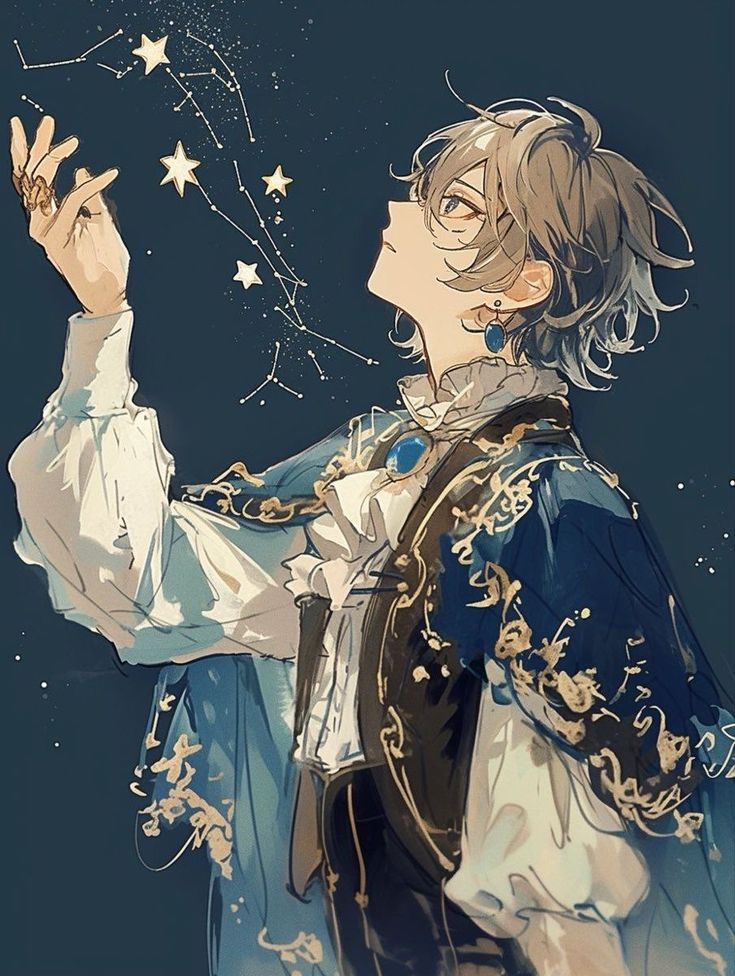
#> input picture sample.png, 735 x 976 px
$ python compare_knn.py
#> lines starting #> are read from the running program, lines starting #| are printed output that depends on the picture
### mosaic_core.py
"""mosaic_core.py - Fungsi inti photomosaic dengan KNN (k=1).

Logika diambil dari main.py project uas_kdka. Perbedaan:
- KNN ditulis dengan NumPy (broadcasting), bukan 3 loop Python.
- Path tile memakai '/' agar jalan di Linux (container).
"""
import os

import numpy as np
from PIL import Image

FOLDER_CATEGORY = {
    "building": "assets/Building",
    "cloud": "assets/Cloud",
    "forest": "assets/Forest",
    "mountain": "assets/Mountain",
}
DISTANCES = ["euclidean", "minkowski", "manhattan"]
MINKOWSKI_P = 3


def get_folder_avg_rgb(folder):
    """Rata-rata R,G,B tiap gambar di folder. Return (array (N,3), list path)."""
    avg_rgb, img_paths = [], []
    for file in sorted(os.listdir(folder)):
        file_path = folder.rstrip("/") + "/" + file
        if not os.path.isfile(file_path):
            continue
        try:
            with Image.open(file_path) as img:
                arr = np.array(img.convert("RGB"))
                avg_rgb.append(arr.mean(axis=(0, 1)))
                img_paths.append(file_path)
        except Exception as e:  # file bukan gambar: lewati
            print(f"gagal: {file} = {e}")
    return np.array(avg_rgb), img_paths


def get_avg_rgb_per_grid(img, m, n):
    """Bagi gambar jadi grid m kolom x n baris, hitung rata-rata RGB tiap kotak."""
#> called with m = 32, n = 32
    img = img.convert("RGB")
    width, height = img.size
#> width = 735; height = 976
    grid_w, grid_h = width / m, height / n
#> grid_w = 22.97; grid_h = 30.5
    arr = np.array(img)
    out = np.zeros((n, m, 3))
    for row in range(n):
        for col in range(m):
            x1, x2 = int(col * grid_w), int((col + 1) * grid_w)
            y1, y2 = int(row * grid_h), int((row + 1) * grid_h)
            out[row, col] = arr[y1:y2, x1:x2].mean(axis=(0, 1))
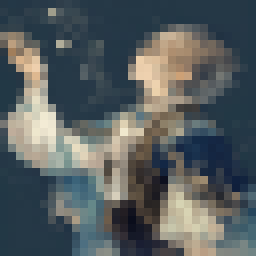
#> out: shape (32, 32, 3) float64 (shown 8 times larger); mean R, G, B 87.6, 94.6, 96.1
    return out, width, height, grid_w, grid_h


# [45 lines left out: functions distance_matrix, knn_nearest, knn_grid, build_mosaic, not called in this run]

### compare_knn.py
"""compare_knn.py - Bukti KNN NumPy (mosaic_core) sama dengan KNN loop asli (main_original.py).

Jalankan: python compare_knn.py
"""
import time

import numpy as np
from PIL import Image

import main_original as orig
import mosaic_core as core

GRID = 32
img = Image.open("sample.png").convert("RGB")
avg, *_ = core.get_avg_rgb_per_grid(img, GRID, GRID)

ok = True
for distance, fn in [("euclidean", orig.knn_euclidean),
                     ("minkowski", lambda t, d: orig.knn_minkowski(t, d, p=3)),
                     ("manhattan", orig.knn_manhattan)]:
    for category, folder in core.FOLDER_CATEGORY.items():
        data, _ = core.get_folder_avg_rgb(folder)
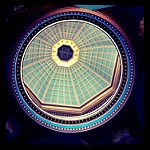
#> input picture assets/Building/building (103).jpg, 150 x 150 px
#> in get_folder_avg_rgb, img is the input picture: PIL image 150x150 RGB; mean R, G, B 72.5, 72.3, 77.3
#> data = [[72.52, 72.34, 77.32]]
#> (the run stopped early here; a loop or call above may not have finished)
